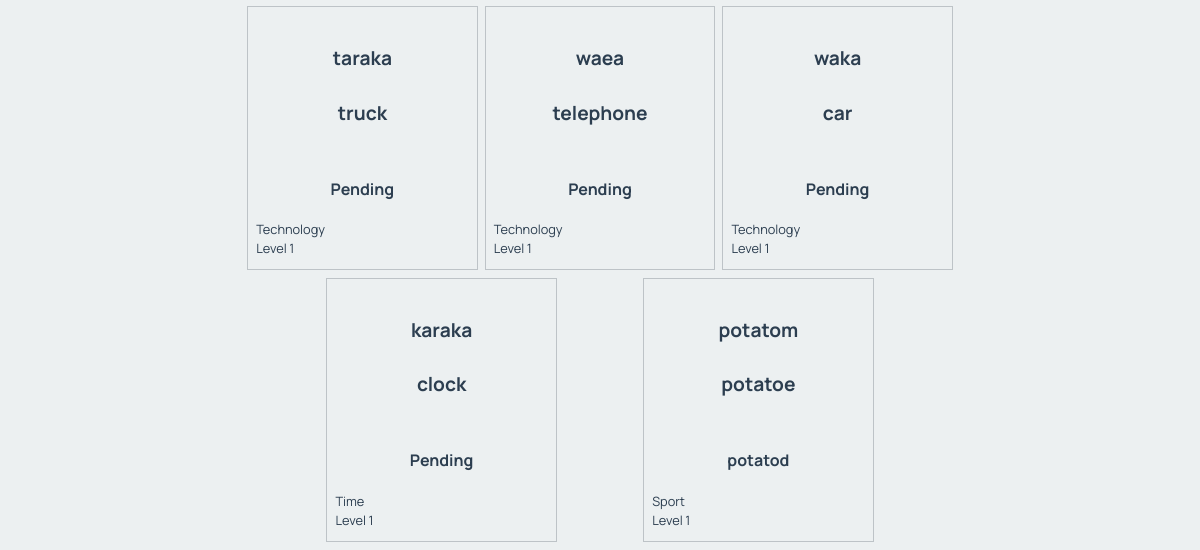
Before: /dictionary/17 (lower part) with the older database file.
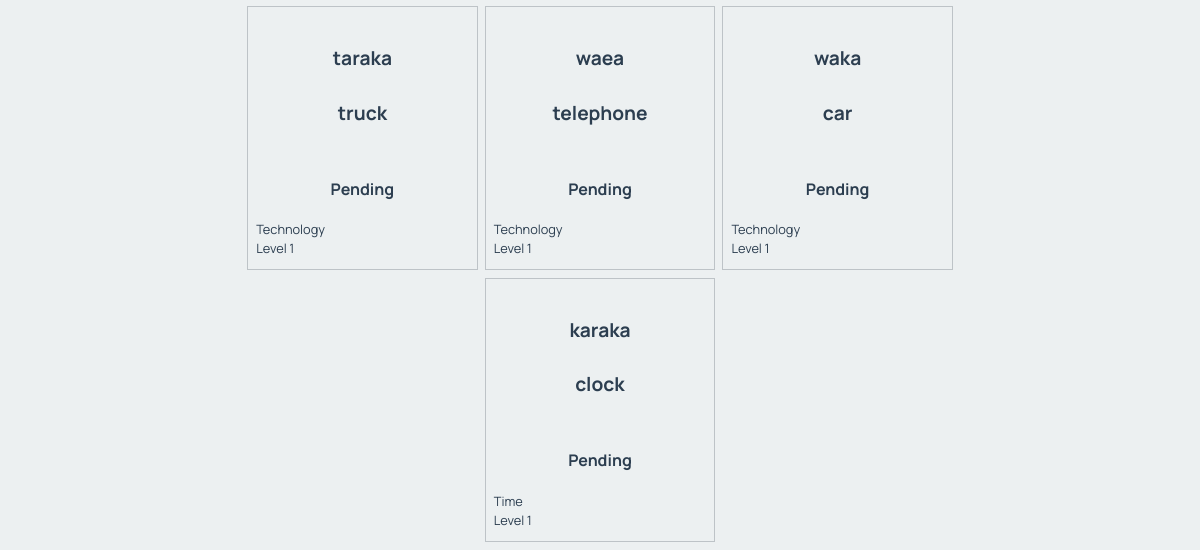
After: the same page with the newer database file.
### tables this page shows
CREATE TABLE words
(
    id         integer
        constraint words_pk
            primary key autoincrement,
    eng_word   varchar(30),
    category   integer
        constraint words_categories_id_fk
            references categories,
    definition varchar(150),
    level      integer
        constraint english_words_categories_id_fk_2
            references categories,
    mri_word   varchar(30)
);

CREATE TABLE categories
(
    id          integer
        constraint categories_pk
            primary key autoincrement,
    title       varchar(30),
    description varchar(150)
, type char(10));

### app.py (the view)
@app.route('/dictionary/<cat_id>')
def render_dictionary_page(cat_id):
    cat_id = cat_id.strip("<")
    cat_id = cat_id.strip(">")
    con = create_connection(DATABASE)
    query = "SELECT mri_word, eng_word, definition, category, level FROM words WHERE category =? OR level = ?"
    cur = con.cursor()
    cur.execute(query, (cat_id, cat_id,))
    word_list = cur.fetchall()
    for i in range(len(word_list)):
        query = "SELECT title FROM categories WHERE id =? "
        cur.execute(query, (word_list[i][3], ))
        word_list[i] = word_list[i] + (cur.fetchall()[0])
        cur.execute(query, (word_list[i][4], ))
        word_list[i] = word_list[i] + (cur.fetchall()[0])
    query = "SELECT title, description FROM categories WHERE id =? "
    cur.execute(query, (cat_id,))
    cat_info=cur.fetchall()
    con.close()
    print(cat_id)
    print(word_list)
    return render_template('dictionary.html', cat_list=render_cat_lev_menus('C'), lev_list=render_cat_lev_menus('L'), word_list=word_list, logged_in=is_logged_in(), cat_info=cat_info)

### app.py (called while the page is built)
def create_connection(db_file: object) -> object:
    try:
        connection = sqlite3.connect(db_file)
        return connection
    except Error as e:
        print(e)
    return None

def is_logged_in():
    if session.get("email") is None:
       print("Not logged in")
       return False
    else:
       print("Logged in")
       return True

def render_cat_lev_menus(catlev):
    con = create_connection(DATABASE)
    query = "SELECT id, title FROM categories WHERE type=?"
    cur = con.cursor()
    cur.execute(query, (catlev))
    cat_list = cur.fetchall()
    con.close()
    return cat_list

### Templates/dictionary.html (shortened to what this page needs)
{% extends 'base.html' %}
{% block main %}
    <div class ="words">
        {% for word in word_list %}
        <div class="word-box">
            <div class = "word-box-heading">
                <h3>{{ word[0] }}</h3>
                <h3>{{ word[1] }}</h3>
            </div>
            <div class= 'word-box-subheading'>
                <h4>{{ word[2] }}</h4>
            </div>
            <div class="word-box-info">
                <p> {{ word[5] }} </p>
                <p> {{ word[6] }} </p>
            </div>
        </div>
        {% endfor %}
    </div>
{% endblock %}

### Templates/base.html (shortened to what this page needs)
<!DOCTYPE html>
<html>
<head>
    <link rel="stylesheet" href="https://cdnjs.cloudflare.com/ajax/libs/normalize/8.0.1/normalize.css"/>
    <link href="{{ url_for('static', filename='maori_dictionary.css') }}" rel="stylesheet">
</head>
<body>
<div class="container">
    <main>
        {% block main %}
        {% endblock %}
    </main>
</div>
</body>
</html>

### Static/maori_dictionary.css (style rules this page uses)
* { font-family: 'Manrope', sans-serif; padding: 0; margin: 0; box-sizing: border-box; }
body { background-color: rgba(236, 240, 241, 1.0); }
.container { width: 60vw; margin: auto; }
.container::after { content: ""; clear: both; display: table; }
.words { display: flex; flex-wrap: wrap; justify-content: space-evenly; }
.word-box { width: 32%; border: 1px solid rgba(189, 195, 199, 1.0); color: rgba(44, 62, 80, 1.0); margin-bottom: 0.5rem; }
.word-box-heading { padding: 0.5rem; }
.word-box-subheading { padding: 0.5rem; }
.word-box-info { padding: 0.5rem; }

Changed rows visible on the page:
removed words: mri_word "potatom", eng_word "potatoe", definition "potatod"
no longer on this page (row unchanged): categories: title "Sport"
Other visible differences:
list line gone: "Level 1"
